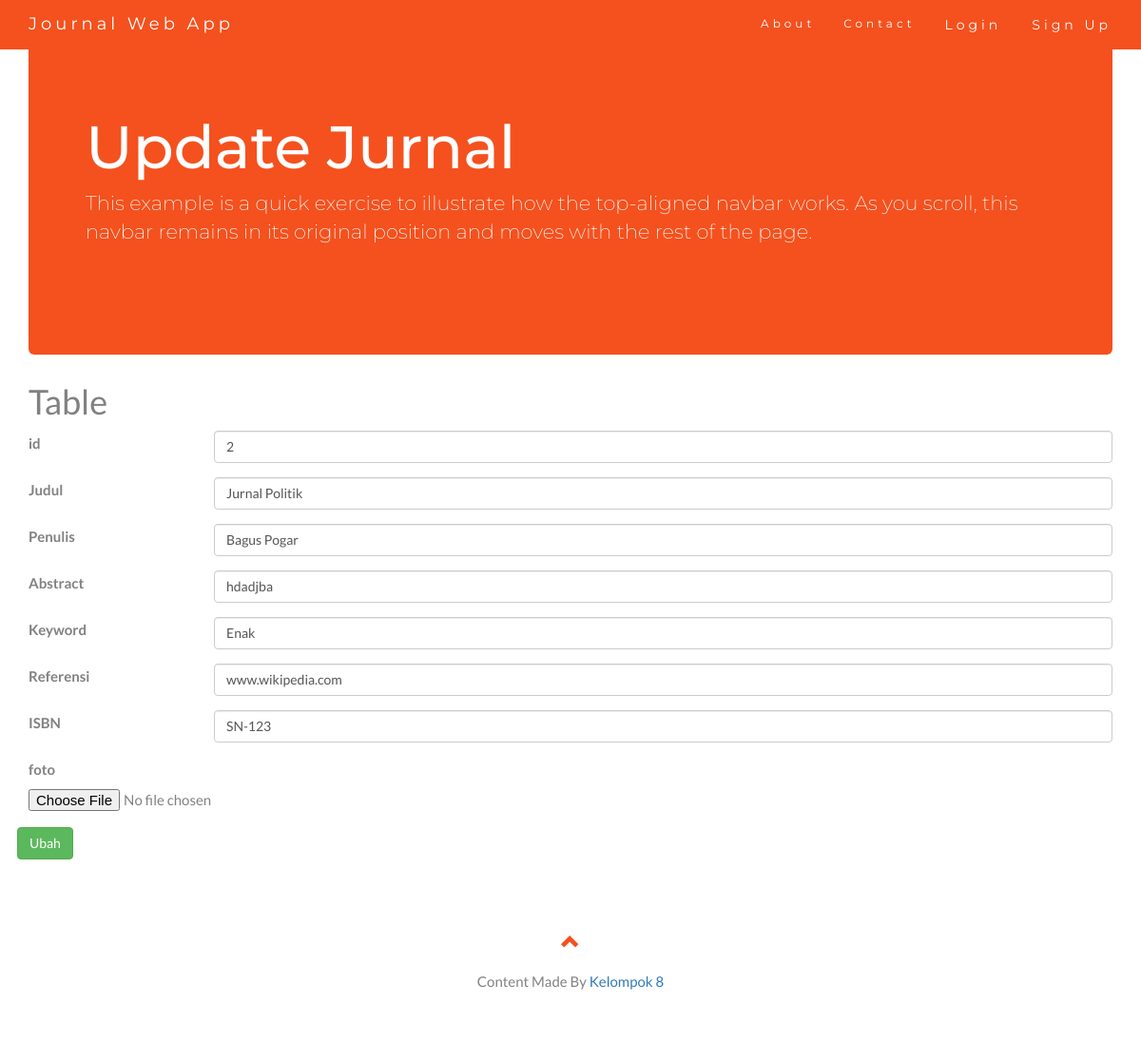
The app's page /Jurnal/ubah/2 with its own data.
### tables this page shows
CREATE TABLE `jurnal` (
  `id` int(20) NOT NULL,
  `judul` varchar(30) NOT NULL,
  `penulis` varchar(30) NOT NULL,
  `abstract` longtext NOT NULL,
  `keyword` varchar(30) NOT NULL,
  `referensi` varchar(30) NOT NULL,
  `isbn` varchar(20) NOT NULL,
  `file` varchar(255) NOT NULL,
  `foto` varchar(255) NOT NULL
);

### application/controllers/Jurnal.php (called while the page is built, shortened)
<?php
class Jurnal extends CI_Controller {
	function __construct() {
		$this->load->model('Jurnal_m');
		$this->load->helper('form');
	}
	public function ubah($id)
	{
		$data['message'] = "";
		$this->load->library("form_validation");
		$this->form_validation->set_rules('id','ID','required');
		$this->form_validation->set_error_delimiters('<div class="text-danger">', '</div>');
		$data['getData'] = $this->Jurnal_m->getDataWhereId($id)[0];
		if($this->form_validation->run()==FALSE){
			$this->load->view('Jurnal/ubah',$data);
		}
	}
}

### index.php (called while the page is built, shortened)
<?php
require_once BASEPATH.'core/CodeIgniter.php';

### application/models/Jurnal_m.php (called while the page is built, shortened)
<?php
class Jurnal_m extends CI_Model {
	public function getDataWhereId($id)
	{
		$this->db->select('*');
		$this->db->from("jurnal");
		$this->db->where('id',$id);
		return $this->db->get()->result_array();
	}
}

### application/views/Jurnal/ubah.php (the view, shortened to what this page needs)
<main role="main" class="container">
	<div class="jumbotron">
		<h1>Update Jurnal</h1>
		<p class="lead">This example is a quick exercise to illustrate how the top-aligned navbar works. As you scroll, this navbar remains in its original position and moves with the rest of the page.</p>
	</div>
	<h1>Table</h1>
	<?php echo form_open_multipart('Jurnal/ubah/'.$getData['id']); ?>
	<div class="form-group row">
		<label for="id" class="col-sm-2 col-form-label">id</label>
		<div class="col-sm-10">
			<input type="text" name="id" class="form-control" id="id"  value="<?php echo $getData['id'] ?>" placeholder="id">
		</div>
	</div>
	<div class="form-group row">
		<label for="nama" class="col-sm-2 col-form-label">Judul</label>
		<div class="col-sm-10">
			<input type="text" name="judul" class="form-control" id="judul"  value="<?php echo $getData['judul'] ?>" placeholder="judul">
		</div>
	</div>
	<div class="form-group row">
		<label for="nama" class="col-sm-2 col-form-label">Penulis</label>
		<div class="col-sm-10">
			<input type="text" name="penulis" class="form-control" id="penulis"  value="<?php echo $getData['penulis'] ?>" placeholder="penulis">
		</div>
	</div>
	<div class="form-group row">
		<label for="nama" class="col-sm-2 col-form-label">Abstract</label>
		<div class="col-sm-10">
			<input type="text" name="abstract" class="form-control" id="abstract"  value="<?php echo $getData['abstract'] ?>" placeholder="abstract">
		</div>
	</div>
	<div class="form-group row">
		<label for="nama" class="col-sm-2 col-form-label">Keyword</label>
		<div class="col-sm-10">
			<input type="text" name="keyword" class="form-control" id="keyword"  value="<?php echo $getData['keyword'] ?>" placeholder="keyword">
		</div>
	</div>
	<div class="form-group row">
		<label for="nama" class="col-sm-2 col-form-label">Referensi</label>
		<div class="col-sm-10">
			<input type="text" name="referensi" class="form-control" id="referensi"  value="<?php echo $getData['referensi'] ?>" placeholder="referensi">
		</div>
	</div>
	<div class="form-group row">
		<label for="nama" class="col-sm-2 col-form-label">ISBN</label>
		<div class="col-sm-10">
			<input type="text" name="isbn" class="form-control" id="isbn"  value="<?php echo $getData['isbn'] ?>" placeholder="isbn">
		</div>
	</div>
	<div class="form-group">
		<label for="foto">foto</label>
		<input type="file" name="foto">
	</div>
	<div class="form-group row">
		<input type="submit" class="btn btn-success" value="Ubah">
	</div>
</form>
</main>

### application/views/templates/header_home.php (style rules this page uses)
body { font: 400 15px Lato, sans-serif; line-height: 1.8; color: #818181; }
.jumbotron { background-color: #f4511e; color: #fff; padding: 100px 25px; font-family: Montserrat, sans-serif; }

### records on screen
jurnal: id "2", judul "Jurnal Politik", penulis "Bagus Pogar", abstract "hdadjba", keyword "Enak", referensi "www.wikipedia.com", isbn "SN-123"
